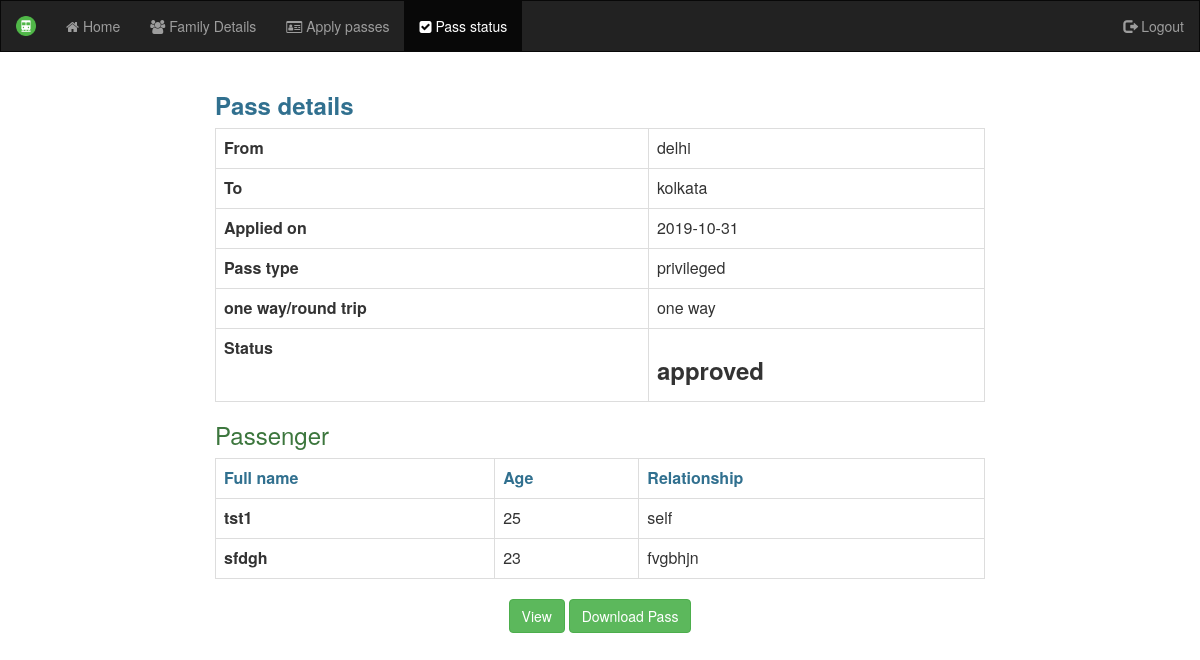
Screenshot of /php/view_pass.php?p=1 (signed in) with the database file from the repository.
### tables this page shows
CREATE TABLE `passes` (
  `pass_id` bigint(20) NOT NULL,
  `emp_id` int(11) NOT NULL,
  `apply_date` date NOT NULL,
  `approval_date` date NOT NULL,
  `issue_year` int(4) NOT NULL,
  `start_station` text NOT NULL,
  `dest_station` text NOT NULL,
  `pass_type` int(11) NOT NULL,
  `half_full` text NOT NULL,
  `status` text NOT NULL
);

CREATE TABLE `pass_type` (
  `pass_type_id` int(11) NOT NULL,
  `pass_type_nm` text NOT NULL,
  `class_type_id` int(11) NOT NULL,
  `max_pass` int(11) NOT NULL
);

CREATE TABLE `pass_family` (
  `pass_fam_id` int(11) NOT NULL,
  `pass_id` bigint(20) NOT NULL,
  `family_id` bigint(20) NOT NULL,
  `self_or_family` text NOT NULL
);

CREATE TABLE `personal` (
  `emp_id` bigint(20) NOT NULL,
  `emp_unique_id` varchar(20) NOT NULL,
  `password` text NOT NULL,
  `first_name` varchar(50) NOT NULL,
  `last_name` varchar(50) NOT NULL,
  `gender` varchar(11) NOT NULL,
  `age` int(11) NOT NULL,
  `date_of_joining` date NOT NULL,
  `class_type_id` int(11) NOT NULL,
  `office_zone` varchar(50) NOT NULL,
  `Email` varchar(100) NOT NULL,
  `Phone` bigint(50) NOT NULL,
  `Address` varchar(100) NOT NULL,
  `City` varchar(50) NOT NULL,
  `State` varchar(20) NOT NULL,
  `Zip` int(20) NOT NULL
);

CREATE TABLE `family_details` (
  `fid` bigint(11) NOT NULL,
  `emp_id` bigint(20) NOT NULL,
  `Full_name` varchar(50) NOT NULL,
  `Age` int(50) NOT NULL,
  `relationship` text NOT NULL,
  `Id_Proof` varchar(50) NOT NULL,
  `Medical_Proof` varchar(50) NOT NULL
);

### php/view_pass.php (the view, shortened to what this page needs)
<?php
$emp_id = $_SESSION['emp_id'];
require_once("../db_con.php");
?>
<html>
	  <head>
	    <link rel="stylesheet" type="text/css" href="../style.css">
	    <link rel="stylesheet" type="text/css" href="//code.jquery.com/ui/1.12.1/themes/base/jquery-ui.css">
	    <link rel="stylesheet" type="text/css" href="bootstrap.min.css" />
	    <link rel="stylesheet" href="https://maxcdn.bootstrapcdn.com/bootstrap/3.4.0/css/bootstrap.min.css">
	    <link rel="stylesheet" href="https://cdnjs.cloudflare.com/ajax/libs/font-awesome/4.7.0/css/font-awesome.min.css">
	  </head>
	<body>
	    <nav class="navbar navbar-inverse" style = "border-radius:0px">
		    <div class="container-fluid">
		        <div class="navbar-header">
		          <a class="navbar-brand" href="#">
		            <img src="../image/logo.png"/>
		          </a>
		        </div>
		        <ul class="nav navbar-nav">
		          <li><a href="../welcome.php"> <i class="fa fa-home"></i> Home</a></li>
		          <li><a href = "../family.php"><i class="fa fa-group" aria-hidden="true"></i> Family Details</a></li>
		          <li><a href="../apply_pass.php"><i class="fa fa-id-card-o" aria-hidden="true"></i> Apply passes</a></li>
		          <li class = "active"><a href="../pass_status.php"><i class="fa fa-check-square" aria-hidden="true"></i> Pass status</a></li>
		        </ul>
		        <ul class="nav navbar-nav navbar-right">
		          <li><a href="logout.php"><span class="glyphicon glyphicon-log-out"></span> Logout</a></li>
		        </ul>
		    </div>
	    </nav>
	    <div class="container-fluid">
	    	<div class = "row">
	    		<div class = "col-sm-2"></div>
	    		<div class = "col-sm-8">
	    			<span class="text-info"><h3><b>Pass details</b></h3></span>
			    	<div class="table-repsonsive">
					    <table class="table table-bordered" id="item_table">
					      	<?php
					      	$pid = $_GET["p"];
					      	$query = "select * from passes where pass_id = '$pid'";
		    				$res = @mysqli_query($conn,$query) or die("error in query ".$query);
		    				$row = mysqli_fetch_assoc($res);
		                      echo("<tr><th>From</th><td>".$row['start_station']."</td></tr>");
		                      echo("<tr><th>To</th><td>".$row['dest_station']."</td></tr>");
		                      echo("<tr><th>Applied on </th><td>".$row['apply_date']."</td></tr>");
		                      	$ptypeid = $row['pass_type'];
		                      	$query1 = "select * from pass_type where pass_type_id = '$ptypeid'";
		    					$res1 = @mysqli_query($conn,$query1) or die("error in query ".$query1);
		    					$row1 = mysqli_fetch_assoc($res1);
		                      echo("<tr><th>Pass type</th><td>".$row1['pass_type_nm']."</td></tr>");
		                      	if($row['half_full'] == '1')
		                      		$txt = "one way";
		                      	else
		                      		$txt = "round trip";
		                      echo("<tr><th>one way/round trip</th><td>".$txt."</td></tr>");
		                      echo("<tr><th>Status</th><td><h3><b>".$row['status']."</b></h3></td></tr>");
		                      $status = $row['status'];
					      	?>
					    </table>
					</div>
					<span class="text-success"><h3>Passenger</h3></span>
			    	<div class="table-repsonsive">
					    <table class="table table-bordered" id="item_table">
					    	<tr class = 'text-info'><th>Full name</th><th>Age</th><th>Relationship</th></tr>
					      	<?php
					      	$pid = $_GET["p"];
					      	$query = "select * from pass_family where pass_id = '$pid'";
		    				$res = @mysqli_query($conn,$query) or die("error in query ".$query);
		    				while($row = mysqli_fetch_assoc($res)){
		    					$fid = $row["family_id"];
		                      	if($fid != 0){
			                      	$query1 = "select * from family_details where fid = '$fid'";
			    					$res1 = @mysqli_query($conn,$query1) or die("error in query ".$query1);
			    					$row1 = mysqli_fetch_assoc($res1);
			                      	echo("<tr><th>".$row1['Full_name']."</th><td>".$row1['Age']."</td><td>".$row1['relationship']."</td></tr>");
		                      	}else{
		                      		$query1 = "select * from personal where emp_id = '$emp_id'";
			    					$res1 = @mysqli_query($conn,$query1) or die("error in query ".$query1);
			    					$row1 = mysqli_fetch_assoc($res1);
			                      	echo("<tr><th>".$row1['first_name']."</th><td>".$row1['age']."</td><td>self</td></tr>");
		                      	}
		                    }
					      	?>
					    </table>
					</div>
					<?php
					if($status == "approved"){
						echo("<center><a type ='button' href = 'dwnld_pdf.php?p=$pid' class ='btn btn-success'>View</a>&nbsp;");
						echo("<a type ='button' href = 'dwnld_pdf.php?p=$pid' class ='btn btn-success' download>Download Pass</a></center>");
					}
					?>
				</div>
				<div class = "col-sm-2"></div>
			</div>
	    </div>
	</body>
</html>

### style.css (style rules this page uses)
body { background-repeat: no-repeat; background-size: 100% 100%; background-attachment: fixed; background-position: center; color: white; font-family: Arial; }
.navbar-brand>img { max-height: 100%; height: 100%; width: auto; margin: 0 auto; -o-object-fit: contain; object-fit: contain; }

### rows the page displays
passes: start_station "delhi", dest_station "kolkata", apply_date "2019-10-31", half_full "one way", status "approved"
pass_type: pass_type_nm "privileged"
pass_family: personal.first_name "tst1", personal.age "25"
pass_family: family_details.Full_name "sfdgh", family_details.Age "23", family_details.relationship "fvgbhjn"
